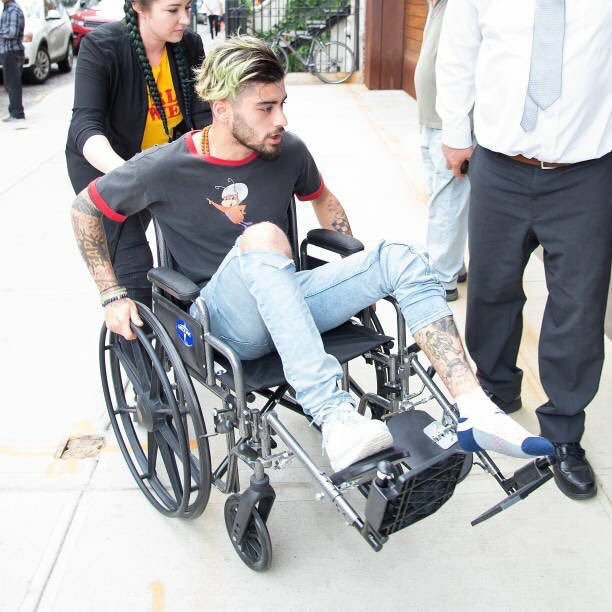
#> input picture teste/teste(1).jpg, 612 x 612 px
$ python Projeto.py
#> lines starting #> are read from the running program, lines starting #| are printed output that depends on the picture; after the words box and inside, x2 and y2 are one past the last pixel; in counts of white or black regions, pixels touching at a corner belong together
import numpy as np
import cv2 as cv
import datetime

camera = cv.VideoCapture(0) # captura a camera
car_cascade = cv.CascadeClassifier("treinamento/cascade.xml")
cascade = cv.CascadeClassifier("models/haarcascade_frontalface_default.xml")
contador = 1

def DetectCloseWindow(): # função utilizada fechar a aplicação
    lower_green = np.array([81, 146, 67], np.uint8)# gera a cor laranja de com a tonalidade mais baixa de acordo com a imagem
    upper_green = np.array([102, 255, 255], np.uint8)# gera a cor laranja de com a tonalidade mais alta de acordo com a imagem
    green_mask = cv.inRange(hsv_frame, lower_green, upper_green)# Pega a tonalidade da imagem HSV convertida entre lower_orange e upper_orange criando uma máscara em preto e branco
    result = cv.bitwise_and(frame, frame, mask=green_mask)# Através da imagem original em relação à máscara, essa váriavel vai retirar da imagem original o que não é de interesse
    frame_gray = cv.cvtColor(result, cv.COLOR_BGR2GRAY)# Converte a imagem do resultado para tons de cinza


    _, thresh = cv.threshold(frame_gray, 3, 255, cv.THRESH_BINARY)# aplica tecnica threshold
    contours, _ = cv.findContours(
        thresh, cv.RETR_LIST, cv.CHAIN_APPROX_SIMPLE)#identifica os contornos na imagem

    for contour in contours:# percorre o array de contornos identificados
        area = cv.contourArea(contour)# pega o contorno da area
        if area > 1000:#testa o tamanho da area em pixels
            cv.putText(frame, "Green detected", (10, 80),# insere o texto com a cor identificada
                        cv.FONT_HERSHEY_SIMPLEX, 1, 1)# define as propriedades de estilo do texto
            cv.destroyAllWindows() # encerra a janela
            camera.release() # desativa a camera

def images():
    car_cascade = cv.CascadeClassifier("treinamento/cascade.xml")
    img = cv.imread("teste/teste(1).jpg")#le a imagem
#> img is the input picture: shape (612, 612, 3); mean B, G, R 176.2, 174.4, 173.4
    imagem = cv.imread("teste/teste(1).jpg",0)
#> imagem: shape (612, 612); min 0, max 255, mean 174.3

    height, width = img.shape[:2]
#> height = 612; width = 612
    res = cv.resize(img,(2*width, 2*height), interpolation = cv.INTER_CUBIC)

    cv.imshow("aumento:", res)

    kernel = np.ones((5,5),np.uint8)

    gray = cv.cvtColor(img, cv.COLOR_BGR2GRAY)
    objetos = car_cascade.detectMultiScale(gray, 1.2, 8)#detectar aquivo de treinamento
#> objetos = [[364, 373, 52, 52], [77, 277, 226, 226]]
    print(objetos)
#| [[364 373  52  52]
#|  [ 77 277 226 226]]
    for (x,y,w,h) in objetos:
        cv.rectangle(img,(x,y),(x+w,y+h),(0,0,255),2) #colocar retangulo nos pontos detectado
        imfImportant = gray[y:y+h, x:x+w ]#recorta ponto de interesse
        cv.imshow("Interesse", imfImportant)#imprime ponto de interesse
        cv.imwrite("recorte/imagem.jpg", imfImportant)#armazenar recorte da imagem
#> this loop made 2 passes
#> pass 1, in images, `imfImportant = gray[y:y+h, x:x+w ]#recorta ponto de interesse`:
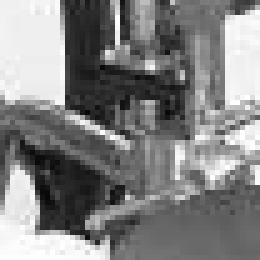
#> imfImportant: shape (52, 52) (shown 5 times larger); min 8, max 255, mean 130.2
#> after the loop:
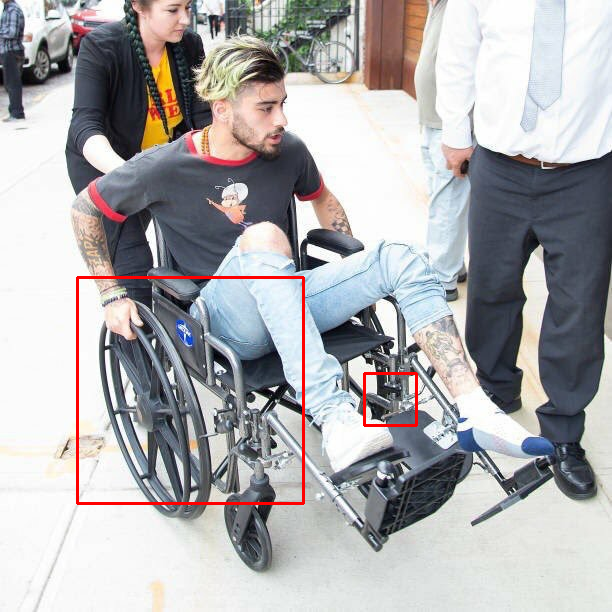
#> img: shape (612, 612, 3); 0.89% of pixels changed, all inside (x1, y1, x2, y2) = (76, 276, 418, 505)

    opening = cv.morphologyEx(imagem, cv.MORPH_OPEN, kernel) #remove ruidos de fora da imagem

    closing = cv.morphologyEx(imagem, cv.MORPH_CLOSE, kernel)#remove ruidos de dentro da imagem

    cv.imshow('Analise', img)#imprimir imagem original na camera

    cv.imshow("Opening", opening)#mostra imagem sem ruidos por fora

    cv.imshow("closing", closing)#mostra imagem sem ruidos por dentro

    gray = cv.cvtColor(img, cv.COLOR_BGR2GRAY)#coloca a marcação de retangulo
    cv.imshow("cinza", gray)#mostra a imagem

    hsv = cv.cvtColor(img, cv.COLOR_BGR2HSV)#coloca a marcação de retangulo
#> hsv: shape (612, 612, 3); mean H, S, V 67.6, 32.1, 183.1
    cv.imshow("HSV", hsv)#mostra a imagem

    blur = cv.GaussianBlur(gray, (7,7), 0)#embaça um pouco a imagem
    cv.imshow("Blur", blur)#mostra a imagem

    adaptativo = cv.adaptiveThreshold(blur, 255, cv.ADAPTIVE_THRESH_MEAN_C, cv.THRESH_BINARY_INV, 15, 5)#adapta a imagem para ficar em preto e branco
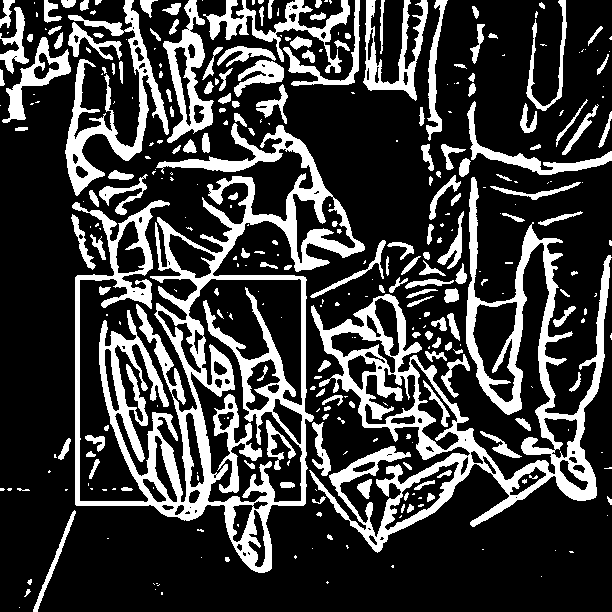
#> adaptativo: shape (612, 612); 24.2% white; 335 white regions (162 under 20 px), largest, box (x1, y1, x2, y2) and area: (72, 123, 365, 573) 30261, (309, 177, 612, 553) 21895, (65, 0, 169, 196) 4823
    cv.imshow("Binario", adaptativo)#mostra a imagem

    cv.waitKey(0)


images()

while True:

    ret, frame = camera.read()#le a camera
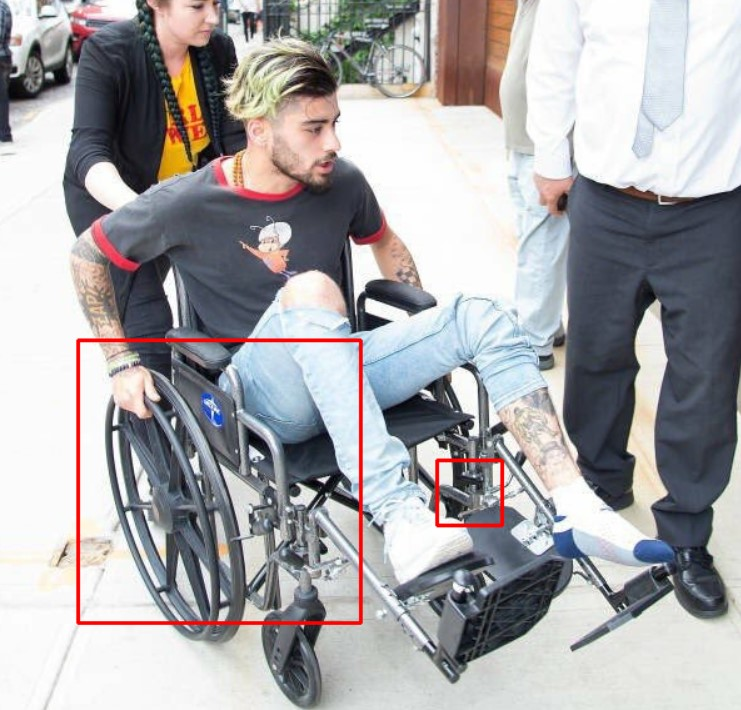
#> input picture haarcascade.jpg, 741 x 710 px, given in place of the camera
#> frame is the input picture: shape (710, 741, 3); mean B, G, R 169, 166.8, 168.4
    height, width, c = frame.shape#regula
#> height = 710; width = 741; c = 3
    gray = cv.cvtColor(frame, cv.COLOR_BGR2GRAY)
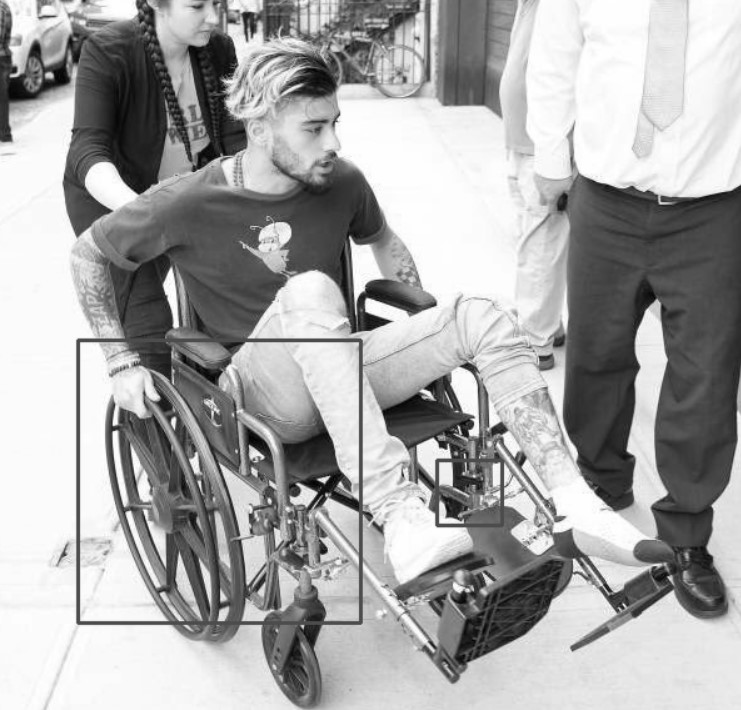
#> gray: shape (710, 741); min 1, max 255, mean 167.5

     # (Imagem Gray, escala, qt. vizinhos)
    detect = cascade.detectMultiScale(gray, 1.2, 5)#detectar aquivo frontalface
#> detect = ()

    objetos = car_cascade.detectMultiScale(gray, 1.6, 6)#detectar aquivo de treinamento de imagens
#> objetos = ()
    print(objetos)
    for (x,y,w,h) in objetos:#pegar coordenadas
        cv.rectangle(frame,(x,y),(x+w,y+h),(0,0,255),2)#ajutar retangulo

        imfImportant = gray[y:y+h, x:x+w]#recorta parte importante
        cv.imshow("Interesse", imfImportant)#imprime parte importante

        cv.imwrite("recorte/video" +str(contador) +".jpg", imfImportant)#armazenar recorte do video
        contador += 1 #adicionar numero ao contador para armazenar os nomes
#> this loop made 0 passes
#> after the loop, contador = 1

    cv.imshow('Analise', frame)#imprime a imagem da camera

    #transforma em cinza
    gray = cv.cvtColor(frame, cv.COLOR_BGR2GRAY)
    cv.imshow("cinza", gray)#mostra a imagem

    #altera as cores de matriz, saturação e valor
    hsv = cv.cvtColor(frame, cv.COLOR_BGR2HSV)
#> hsv: shape (710, 741, 3); mean H, S, V 72.2, 34.2, 177.9
    cv.imshow("HSV", hsv)#mostra a imagem

    #deixa embaçado
    blur = cv.GaussianBlur(gray, (7,7), 0)#embaça um pouco a imagem
#> blur: shape (710, 741)
    cv.imshow("Blur", blur)#mostra a imagem

    #binarização
    adaptativo = cv.adaptiveThreshold(blur, 255, cv.ADAPTIVE_THRESH_MEAN_C, cv.THRESH_BINARY_INV, 15, 5)#adapta a imagem para ficar em preto e branco
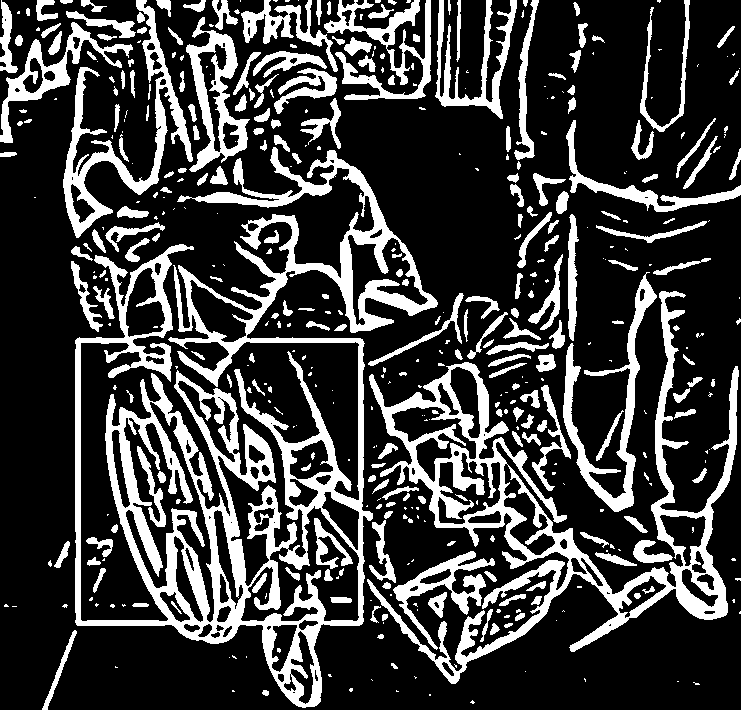
#> adaptativo: shape (710, 741); 24.3% white; 447 white regions (214 under 20 px), largest, box (x1, y1, x2, y2) and area: (75, 147, 438, 708) 45097, (367, 291, 739, 684) 22252, (63, 0, 193, 238) 5567
    cv.imshow("Binário", adaptativo)#mostra a imagem

    hsv_frame = cv.cvtColor(frame, cv.COLOR_BGR2HSV) # converte a imagem original para o formato de cores HSV
    DetectCloseWindow() # chama a função para fechar a aplicação
#> in DetectCloseWindow, `green_mask = cv.inRange(hsv_frame, lower_green, upper_green)# Pega a t..`: green_mask: shape (710, 741); every value is 0
#> in DetectCloseWindow, `result = cv.bitwise_and(frame, frame, mask=green_mask)# Através da ima..`: result: shape (710, 741, 3); every value is 0
#> in DetectCloseWindow, `contours, _ = cv.findContours( thresh, cv.RETR_LIST, cv.CHAIN_APPROX_S..`: contours = []
    cv.imshow("Camera", frame) # abre camera

    for (x, y, w, h) in detect:
        cv.rectangle(frame, (x, y), (y+h, x+w), (0, 0, 255), 2)
        imfImportant = gray[y:y+h, x:x+w]#recorta parte importante
        cv.imshow("Interesse", imfImportant)#imprime parte importante

        # font = cv.FONT_HERSHEY_SCRIPT_COMPLEX
        # dt = str(datetime.datetime.now()) #detectar data hora
        # frame = cv.putText(frame, dt, (10, 100), font, 1, (155, 155, 155), 1, cv.LINE_8)

        cv.imwrite("recorte/face" +str(contador) +".jpg", imfImportant)
        contador += 1
#> after the loop, contador = 1

    cv.imshow("Camera", frame)

    key = cv.waitKey(60) #A cada 60 loops de 1 minuto será aguardado se for pressionada alguma tecla
#> (key Esc is pressed here)

    if ret:
        font = cv.FONT_HERSHEY_SCRIPT_COMPLEX
#> font = 7
        dt = str(datetime.datetime.now()) #detectar data hora
        frame = cv.putText(frame, dt, (10, 100), font, 1, (155, 155, 155), 1, cv.LINE_8)
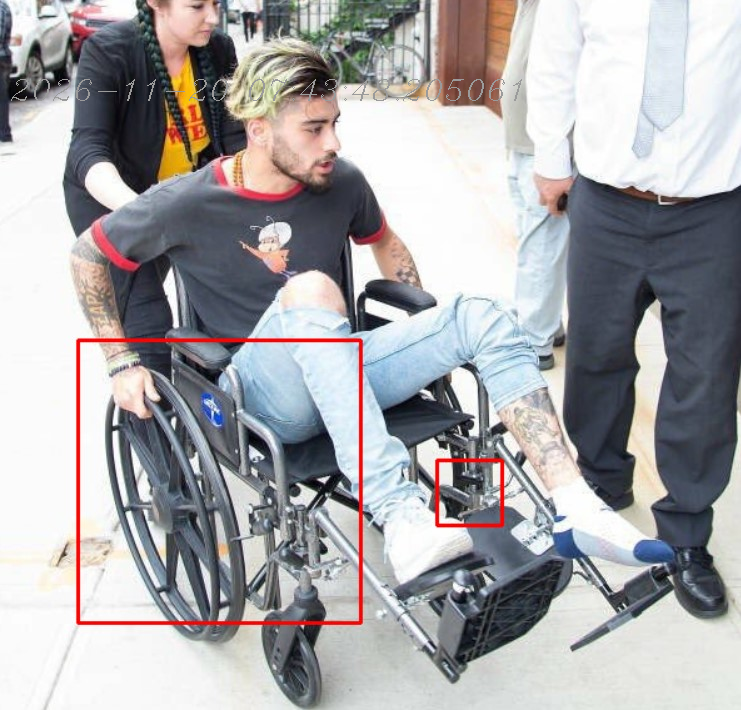
#> frame: shape (710, 741, 3); 0.3% of pixels changed, all inside (x1, y1, x2, y2) = (11, 79, 522, 101)
        cv.imwrite("log/" + str("Captura"+str(contador)) +".jpg", frame)
        contador += 1
#> contador = 2
        cv.imshow('frame', frame)

        key = cv.waitKey(1)
#> (key Esc is pressed here)
        if key == 27:
            break


cv.destroyAllWindows()
camera.release()
